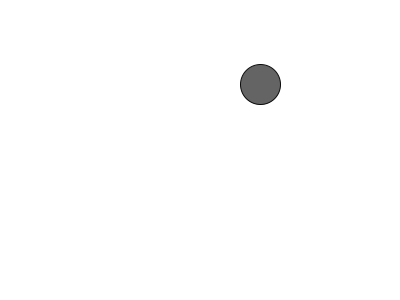
Frame 1 (no input)
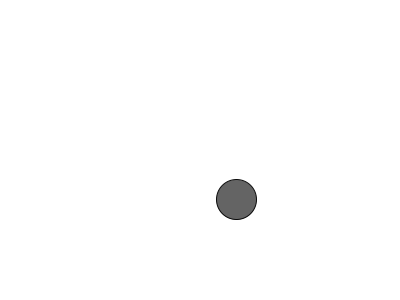
Frame 60 (the mouse pressed at the canvas centre just before this capture)
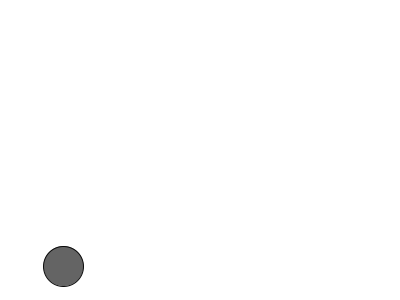
Frame 120 (the mouse held since frame 60 and released just before this capture)

The Processing sketch that drew these frames (run headless with seeded random() and noise(); from frame 60 on, the mouse is pressed at the canvas centre):

// Processing sketch: sketch_21_PVectors_pde
// ── sketch_21_PVectors_pde.pde
Ball b;

void setup() {
  size(400, 300);
  b = new Ball();
}

void draw() {
  background(255);
  b.move();
  b.display();
}

// ── Ball.pde
class Ball {

  PVector location;
  PVector verlocity;

  Ball() {
    location = new PVector(random(10, width - 10), random(10, height - 10));
    verlocity = new PVector(random(1, 5), random(1, 5));
    
  }
  
  void move() {
    if ((location.x > width -10) || (location.x < 10)) {
      verlocity.x *= -1; //flip sign of value
    } else if ((location.y > height -10) || (location.y < 10)){
      verlocity.y *= -1; //flip sign of value
    }

    location.add(verlocity);
  }

  void display() {
    fill(100);
    stroke(10);
    ellipse(location.x, location.y, 40, 40);
  }
}
